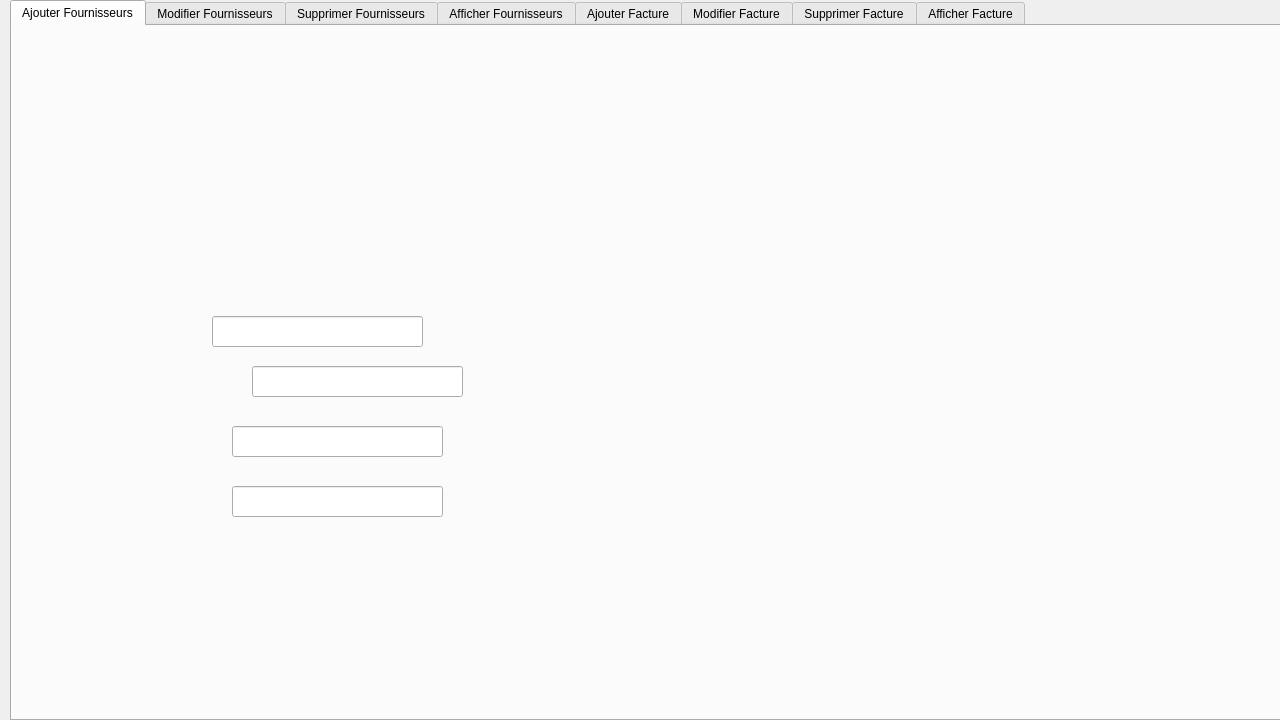
<?xml version="1.0" encoding="UTF-8"?>
<ui version="4.0">
 <class>fournisseurs</class>
 <widget class="QDialog" name="fournisseurs">
  <property name="geometry">
   <rect>
    <x>0</x>
    <y>0</y>
    <width>1280</width>
    <height>720</height>
   </rect>
  </property>
  <property name="minimumSize">
   <size>
    <width>1280</width>
    <height>720</height>
   </size>
  </property>
  <property name="maximumSize">
   <size>
    <width>1280</width>
    <height>720</height>
   </size>
  </property>
  <property name="baseSize">
   <size>
    <width>1280</width>
    <height>720</height>
   </size>
  </property>
  <property name="windowTitle">
   <string>MED++</string>
  </property>
  <widget class="QTabWidget" name="tabWidget">
   <property name="geometry">
    <rect>
     <x>10</x>
     <y>0</y>
     <width>1291</width>
     <height>721</height>
    </rect>
   </property>
   <property name="currentIndex">
    <number>0</number>
   </property>
   <widget class="QWidget" name="tab">
    <attribute name="title">
     <string>Ajouter Fournisseurs</string>
    </attribute>
    <widget class="QWidget" name="widget" native="true">
     <property name="geometry">
      <rect>
       <x>0</x>
       <y>0</y>
       <width>1281</width>
       <height>701</height>
      </rect>
     </property>
     <property name="styleSheet">
      <string notr="true">QWidget#widget{
	background-image: url(:/AjoutFournissuer.png);
}
</string>
     </property>
     <widget class="QWidget" name="widget_2" native="true">
      <property name="geometry">
       <rect>
        <x>1100</x>
        <y>410</y>
        <width>121</width>
        <height>41</height>
       </rect>
      </property>
      <widget class="QPushButton" name="save">
       <property name="geometry">
        <rect>
         <x>20</x>
         <y>-10</y>
         <width>121</width>
         <height>51</height>
        </rect>
       </property>
       <property name="styleSheet">
        <string notr="true">QPushButton{
border-style:solid;

background-color:#AARRGGBB ;
color:#fff;
border-radius:7px;
}
</string>
       </property>
       <property name="text">
        <string/>
       </property>
      </widget>
     </widget>
     <widget class="QWidget" name="widget_3" native="true">
      <property name="geometry">
       <rect>
        <x>1150</x>
        <y>60</y>
        <width>111</width>
        <height>41</height>
       </rect>
      </property>
      <widget class="QPushButton" name="retour">
       <property name="geometry">
        <rect>
         <x>0</x>
         <y>0</y>
         <width>111</width>
         <height>41</height>
        </rect>
       </property>
       <property name="styleSheet">
        <string notr="true">QPushButton{
border-style:solid;

background-color:#AARRGGBB ;
color:#fff;
border-radius:7px;
}

</string>
       </property>
       <property name="text">
        <string/>
       </property>
      </widget>
     </widget>
     <widget class="QLineEdit" name="ID_FOURNISSEUR_1">
      <property name="geometry">
       <rect>
        <x>200</x>
        <y>290</y>
        <width>211</width>
        <height>31</height>
       </rect>
      </property>
     </widget>
     <widget class="QLineEdit" name="NOM_FOURNISSEUR_1">
      <property name="geometry">
       <rect>
        <x>240</x>
        <y>340</y>
        <width>211</width>
        <height>31</height>
       </rect>
      </property>
     </widget>
     <widget class="QLineEdit" name="TYPE_PRODUIT_1">
      <property name="geometry">
       <rect>
        <x>220</x>
        <y>400</y>
        <width>211</width>
        <height>31</height>
       </rect>
      </property>
     </widget>
     <widget class="QLineEdit" name="DUREE_CONTRAT_1">
      <property name="geometry">
       <rect>
        <x>220</x>
        <y>460</y>
        <width>211</width>
        <height>31</height>
       </rect>
      </property>
     </widget>
    </widget>
   </widget>
   <widget class="QWidget" name="tab_2">
    <attribute name="title">
     <string>Modifier Fournisseurs</string>
    </attribute>
    <widget class="QWidget" name="widget_6" native="true">
     <property name="geometry">
      <rect>
       <x>0</x>
       <y>0</y>
       <width>1281</width>
       <height>711</height>
      </rect>
     </property>
     <property name="styleSheet">
      <string notr="true">QWidget#widget_6
{
	background-image: url(:/ModifFourni.png);
}
</string>
     </property>
     <widget class="QPushButton" name="pushButton_2">
      <property name="geometry">
       <rect>
        <x>600</x>
        <y>170</y>
        <width>121</width>
        <height>41</height>
       </rect>
      </property>
      <property name="styleSheet">
       <string notr="true">QPushButton{
border-style:solid;

background-color:#AARRGGBB ;
color:#fff;
border-radius:7px;
}


</string>
      </property>
      <property name="text">
       <string/>
      </property>
     </widget>
     <widget class="QPushButton" name="retour_2">
      <property name="geometry">
       <rect>
        <x>1150</x>
        <y>60</y>
        <width>111</width>
        <height>41</height>
       </rect>
      </property>
      <property name="styleSheet">
       <string notr="true">QPushButton{
border-style:solid;

background-color:#AARRGGBB ;
color:#fff;
border-radius:7px;
}

</string>
      </property>
      <property name="text">
       <string/>
      </property>
     </widget>
     <widget class="QPushButton" name="pushButton_5">
      <property name="geometry">
       <rect>
        <x>1110</x>
        <y>410</y>
        <width>121</width>
        <height>41</height>
       </rect>
      </property>
      <property name="styleSheet">
       <string notr="true">QPushButton{
border-style:solid;

background-color:#AARRGGBB ;
color:#fff;
border-radius:7px;
}


</string>
      </property>
      <property name="text">
       <string/>
      </property>
     </widget>
     <widget class="QLineEdit" name="ID_FOURNISSEUR_2">
      <property name="geometry">
       <rect>
        <x>200</x>
        <y>320</y>
        <width>211</width>
        <height>31</height>
       </rect>
      </property>
     </widget>
     <widget class="QLineEdit" name="NOM_FOURNISSEUR_2">
      <property name="geometry">
       <rect>
        <x>250</x>
        <y>380</y>
        <width>211</width>
        <height>31</height>
       </rect>
      </property>
     </widget>
     <widget class="QLineEdit" name="TYPE_PRODUIT_2">
      <property name="geometry">
       <rect>
        <x>220</x>
        <y>430</y>
        <width>211</width>
        <height>31</height>
       </rect>
      </property>
     </widget>
     <widget class="QLineEdit" name="DUREE_CONTRAT_2">
      <property name="geometry">
       <rect>
        <x>220</x>
        <y>490</y>
        <width>211</width>
        <height>31</height>
       </rect>
      </property>
     </widget>
     <widget class="QComboBox" name="comboBox_55">
      <property name="geometry">
       <rect>
        <x>420</x>
        <y>180</y>
        <width>131</width>
        <height>22</height>
       </rect>
      </property>
     </widget>
     <widget class="QGraphicsView" name="graphicsView">
      <property name="geometry">
       <rect>
        <x>710</x>
        <y>250</y>
        <width>256</width>
        <height>192</height>
       </rect>
      </property>
      <property name="resizeAnchor">
       <enum>QGraphicsView::NoAnchor</enum>
      </property>
      <property name="optimizationFlags">
       <set>QGraphicsView::DontClipPainter|QGraphicsView::DontSavePainterState</set>
      </property>
     </widget>
     <widget class="QPushButton" name="pushButton_21">
      <property name="geometry">
       <rect>
        <x>560</x>
        <y>170</y>
        <width>31</width>
        <height>31</height>
       </rect>
      </property>
      <property name="styleSheet">
       <string notr="true">QPushButton{
border-style:solid;

background-color:#AARRGGBB ;
color:#fff;
border-radius:7px;
}

</string>
      </property>
      <property name="text">
       <string/>
      </property>
     </widget>
    </widget>
   </widget>
   <widget class="QWidget" name="tab_3">
    <attribute name="title">
     <string>Supprimer Fournisseurs</string>
    </attribute>
    <widget class="QWidget" name="widget_7" native="true">
     <property name="geometry">
      <rect>
       <x>0</x>
       <y>0</y>
       <width>1281</width>
       <height>691</height>
      </rect>
     </property>
     <property name="styleSheet">
      <string notr="true">QWidget#widget_7
{
	background-image: url(:/SupprimeFourni.png);
}
</string>
     </property>
     <widget class="QWidget" name="widget_8" native="true">
      <property name="geometry">
       <rect>
        <x>1150</x>
        <y>60</y>
        <width>111</width>
        <height>41</height>
       </rect>
      </property>
      <widget class="QPushButton" name="pushButton_3">
       <property name="geometry">
        <rect>
         <x>0</x>
         <y>0</y>
         <width>111</width>
         <height>41</height>
        </rect>
       </property>
       <property name="styleSheet">
        <string notr="true">QPushButton{
border-style:solid;

background-color:#AARRGGBB ;
color:#fff;
border-radius:7px;
}</string>
       </property>
       <property name="text">
        <string/>
       </property>
      </widget>
     </widget>
     <widget class="QWidget" name="widget_9" native="true">
      <property name="geometry">
       <rect>
        <x>1110</x>
        <y>630</y>
        <width>121</width>
        <height>41</height>
       </rect>
      </property>
      <widget class="QPushButton" name="Delete">
       <property name="geometry">
        <rect>
         <x>-10</x>
         <y>-20</y>
         <width>121</width>
         <height>41</height>
        </rect>
       </property>
       <property name="styleSheet">
        <string notr="true">QPushButton{
border-style:solid;

background-color:#AARRGGBB ;
color:#fff;
border-radius:7px;
}</string>
       </property>
       <property name="text">
        <string/>
       </property>
      </widget>
      <widget class="QPushButton" name="pushButton_20">
       <property name="geometry">
        <rect>
         <x>-10</x>
         <y>0</y>
         <width>131</width>
         <height>51</height>
        </rect>
       </property>
       <property name="text">
        <string>Supprimer</string>
       </property>
      </widget>
     </widget>
     <widget class="QTextEdit" name="textEdit_2">
      <property name="geometry">
       <rect>
        <x>620</x>
        <y>350</y>
        <width>491</width>
        <height>231</height>
       </rect>
      </property>
     </widget>
     <widget class="QLineEdit" name="lineEdit_525">
      <property name="geometry">
       <rect>
        <x>180</x>
        <y>420</y>
        <width>201</width>
        <height>31</height>
       </rect>
      </property>
     </widget>
     <widget class="QPushButton" name="pushButton_17">
      <property name="geometry">
       <rect>
        <x>820</x>
        <y>630</y>
        <width>75</width>
        <height>23</height>
       </rect>
      </property>
      <property name="text">
       <string>imprimer</string>
      </property>
     </widget>
    </widget>
   </widget>
   <widget class="QWidget" name="tab_4">
    <attribute name="title">
     <string>Afficher Fournisseurs</string>
    </attribute>
    <widget class="QWidget" name="widget_4" native="true">
     <property name="geometry">
      <rect>
       <x>0</x>
       <y>0</y>
       <width>1281</width>
       <height>711</height>
      </rect>
     </property>
     <property name="styleSheet">
      <string notr="true">QWidget#widget_4
{

	background-image: url(:/AffFournissuer.png);
}</string>
     </property>
     <widget class="QTableView" name="TabPers">
      <property name="geometry">
       <rect>
        <x>20</x>
        <y>230</y>
        <width>761</width>
        <height>461</height>
       </rect>
      </property>
      <property name="textElideMode">
       <enum>Qt::ElideMiddle</enum>
      </property>
     </widget>
     <widget class="QWidget" name="widget_5" native="true">
      <property name="geometry">
       <rect>
        <x>1150</x>
        <y>60</y>
        <width>120</width>
        <height>41</height>
       </rect>
      </property>
      <widget class="QPushButton" name="pushButton">
       <property name="geometry">
        <rect>
         <x>0</x>
         <y>0</y>
         <width>111</width>
         <height>41</height>
        </rect>
       </property>
       <property name="styleSheet">
        <string notr="true">QPushButton{
border-style:solid;

background-color:#AARRGGBB ;
color:#fff;
border-radius:7px;
}</string>
       </property>
       <property name="text">
        <string/>
       </property>
      </widget>
     </widget>
     <widget class="QLineEdit" name="lineEdit_4">
      <property name="geometry">
       <rect>
        <x>1060</x>
        <y>200</y>
        <width>161</width>
        <height>20</height>
       </rect>
      </property>
     </widget>
     <widget class="QRadioButton" name="radioButton_5">
      <property name="geometry">
       <rect>
        <x>180</x>
        <y>170</y>
        <width>121</width>
        <height>61</height>
       </rect>
      </property>
      <property name="text">
       <string>Nom ↓</string>
      </property>
     </widget>
     <widget class="QRadioButton" name="radioButton_6">
      <property name="geometry">
       <rect>
        <x>40</x>
        <y>170</y>
        <width>121</width>
        <height>61</height>
       </rect>
      </property>
      <property name="text">
       <string>Duree ↑</string>
      </property>
     </widget>
     <widget class="QGraphicsView" name="graphicsView_2">
      <property name="geometry">
       <rect>
        <x>880</x>
        <y>340</y>
        <width>341</width>
        <height>311</height>
       </rect>
      </property>
      <property name="cursor" stdset="0">
       <cursorShape>OpenHandCursor</cursorShape>
      </property>
      <property name="mouseTracking">
       <bool>true</bool>
      </property>
      <property name="tabletTracking">
       <bool>true</bool>
      </property>
      <property name="contextMenuPolicy">
       <enum>Qt::ActionsContextMenu</enum>
      </property>
      <property name="autoFillBackground">
       <bool>false</bool>
      </property>
      <property name="frameShape">
       <enum>QFrame::StyledPanel</enum>
      </property>
      <property name="frameShadow">
       <enum>QFrame::Raised</enum>
      </property>
     </widget>
     <widget class="QPushButton" name="pushButton_18">
      <property name="geometry">
       <rect>
        <x>870</x>
        <y>180</y>
        <width>171</width>
        <height>51</height>
       </rect>
      </property>
      <property name="font">
       <font>
        <family>Century Gothic</family>
        <pointsize>22</pointsize>
        <weight>75</weight>
        <italic>false</italic>
        <bold>true</bold>
        <underline>false</underline>
        <strikeout>false</strikeout>
        <stylestrategy>PreferDefault</stylestrategy>
        <kerning>true</kerning>
       </font>
      </property>
      <property name="tabletTracking">
       <bool>false</bool>
      </property>
      <property name="autoFillBackground">
       <bool>false</bool>
      </property>
      <property name="text">
       <string>Chercher</string>
      </property>
      <property name="flat">
       <bool>true</bool>
      </property>
     </widget>
    </widget>
   </widget>
   <widget class="QWidget" name="tab_5">
    <attribute name="title">
     <string>Ajouter Facture</string>
    </attribute>
    <widget class="QWidget" name="widget_13" native="true">
     <property name="geometry">
      <rect>
       <x>0</x>
       <y>0</y>
       <width>1281</width>
       <height>691</height>
      </rect>
     </property>
     <property name="styleSheet">
      <string notr="true">QWidget#widget_13
{
	background-image: url(:/AjouterFacture.png);
}</string>
     </property>
     <widget class="QPushButton" name="pushButton_19">
      <property name="geometry">
       <rect>
        <x>1120</x>
        <y>400</y>
        <width>121</width>
        <height>41</height>
       </rect>
      </property>
      <property name="styleSheet">
       <string notr="true">QPushButton{
border-style:solid;

background-color:#AARRGGBB ;
color:#fff;
border-radius:7px;
}


</string>
      </property>
      <property name="text">
       <string/>
      </property>
     </widget>
     <widget class="QPushButton" name="pushButton_7">
      <property name="geometry">
       <rect>
        <x>1140</x>
        <y>60</y>
        <width>121</width>
        <height>41</height>
       </rect>
      </property>
      <property name="styleSheet">
       <string notr="true">QPushButton{
border-style:solid;

background-color:#AARRGGBB ;
color:#fff;
border-radius:7px;
}


</string>
      </property>
      <property name="text">
       <string/>
      </property>
     </widget>
     <widget class="QLineEdit" name="ID_FACTURE">
      <property name="geometry">
       <rect>
        <x>160</x>
        <y>280</y>
        <width>211</width>
        <height>31</height>
       </rect>
      </property>
     </widget>
     <widget class="QLineEdit" name="ETAT">
      <property name="geometry">
       <rect>
        <x>230</x>
        <y>460</y>
        <width>211</width>
        <height>31</height>
       </rect>
      </property>
     </widget>
     <widget class="QLineEdit" name="ORDRE_DE">
      <property name="geometry">
       <rect>
        <x>280</x>
        <y>510</y>
        <width>211</width>
        <height>31</height>
       </rect>
      </property>
     </widget>
     <widget class="QDateEdit" name="dateEdit_2">
      <property name="geometry">
       <rect>
        <x>170</x>
        <y>350</y>
        <width>181</width>
        <height>31</height>
       </rect>
      </property>
      <property name="displayFormat">
       <string>d/M/yyyy</string>
      </property>
     </widget>
     <widget class="QLineEdit" name="RIB">
      <property name="geometry">
       <rect>
        <x>120</x>
        <y>400</y>
        <width>211</width>
        <height>31</height>
       </rect>
      </property>
     </widget>
    </widget>
   </widget>
   <widget class="QWidget" name="tab_6">
    <attribute name="title">
     <string>Modifier Facture</string>
    </attribute>
    <widget class="QWidget" name="widget_12" native="true">
     <property name="geometry">
      <rect>
       <x>0</x>
       <y>0</y>
       <width>1281</width>
       <height>691</height>
      </rect>
     </property>
     <property name="styleSheet">
      <string notr="true">QWidget#widget_12
{
	background-image: url(:/ModifierFact.png);
}</string>
     </property>
     <widget class="QPushButton" name="pushButton_9">
      <property name="geometry">
       <rect>
        <x>610</x>
        <y>170</y>
        <width>121</width>
        <height>41</height>
       </rect>
      </property>
      <property name="styleSheet">
       <string notr="true">QPushButton{
border-style:solid;

background-color:#AARRGGBB ;
color:#fff;
border-radius:7px;
}


</string>
      </property>
      <property name="text">
       <string/>
      </property>
     </widget>
     <widget class="QPushButton" name="pushButton_8">
      <property name="geometry">
       <rect>
        <x>560</x>
        <y>180</y>
        <width>31</width>
        <height>31</height>
       </rect>
      </property>
      <property name="styleSheet">
       <string notr="true">QPushButton{
border-style:solid;

background-color:#AARRGGBB ;
color:#fff;
border-radius:7px;
}

</string>
      </property>
      <property name="text">
       <string/>
      </property>
     </widget>
     <widget class="QPushButton" name="pushButton_10">
      <property name="geometry">
       <rect>
        <x>1150</x>
        <y>60</y>
        <width>121</width>
        <height>41</height>
       </rect>
      </property>
      <property name="styleSheet">
       <string notr="true">QPushButton{
border-style:solid;

background-color:#AARRGGBB ;
color:#fff;
border-radius:7px;
}


</string>
      </property>
      <property name="text">
       <string/>
      </property>
     </widget>
     <widget class="QPushButton" name="pushButton_11">
      <property name="geometry">
       <rect>
        <x>1120</x>
        <y>400</y>
        <width>121</width>
        <height>41</height>
       </rect>
      </property>
      <property name="styleSheet">
       <string notr="true">QPushButton{
border-style:solid;

background-color:#AARRGGBB ;
color:#fff;
border-radius:7px;
}


</string>
      </property>
      <property name="text">
       <string/>
      </property>
     </widget>
     <widget class="QComboBox" name="comboBox">
      <property name="geometry">
       <rect>
        <x>420</x>
        <y>180</y>
        <width>131</width>
        <height>22</height>
       </rect>
      </property>
     </widget>
     <widget class="QLineEdit" name="ID_FACTURE_2">
      <property name="geometry">
       <rect>
        <x>160</x>
        <y>290</y>
        <width>211</width>
        <height>31</height>
       </rect>
      </property>
     </widget>
     <widget class="QLineEdit" name="RIB_2">
      <property name="geometry">
       <rect>
        <x>100</x>
        <y>400</y>
        <width>211</width>
        <height>31</height>
       </rect>
      </property>
     </widget>
     <widget class="QLineEdit" name="ETAT_2">
      <property name="geometry">
       <rect>
        <x>220</x>
        <y>460</y>
        <width>211</width>
        <height>31</height>
       </rect>
      </property>
     </widget>
     <widget class="QLineEdit" name="ORDER_de_2">
      <property name="geometry">
       <rect>
        <x>280</x>
        <y>520</y>
        <width>211</width>
        <height>31</height>
       </rect>
      </property>
     </widget>
     <widget class="QDateEdit" name="DATE_FACT_2">
      <property name="geometry">
       <rect>
        <x>180</x>
        <y>340</y>
        <width>181</width>
        <height>31</height>
       </rect>
      </property>
      <property name="displayFormat">
       <string>d/M/yyyy</string>
      </property>
     </widget>
     <widget class="QToolButton" name="toolButton">
      <property name="geometry">
       <rect>
        <x>780</x>
        <y>180</y>
        <width>101</width>
        <height>31</height>
       </rect>
      </property>
      <property name="text">
       <string>...</string>
      </property>
     </widget>
    </widget>
   </widget>
   <widget class="QWidget" name="tab_7">
    <attribute name="title">
     <string>Supprimer Facture</string>
    </attribute>
    <widget class="QWidget" name="widget_11" native="true">
     <property name="geometry">
      <rect>
       <x>0</x>
       <y>0</y>
       <width>1281</width>
       <height>691</height>
      </rect>
     </property>
     <property name="styleSheet">
      <string notr="true">QWidget#widget_11
{
background-image: url(:/SuppFact.png);
}
</string>
     </property>
     <widget class="QPushButton" name="pushButton_12">
      <property name="geometry">
       <rect>
        <x>1140</x>
        <y>60</y>
        <width>121</width>
        <height>41</height>
       </rect>
      </property>
      <property name="styleSheet">
       <string notr="true">QPushButton{
border-style:solid;

background-color:#AARRGGBB ;
color:#fff;
border-radius:7px;
}


</string>
      </property>
      <property name="text">
       <string/>
      </property>
     </widget>
     <widget class="QTextEdit" name="textEdit">
      <property name="geometry">
       <rect>
        <x>650</x>
        <y>330</y>
        <width>491</width>
        <height>231</height>
       </rect>
      </property>
     </widget>
     <widget class="QPushButton" name="pushButton_14">
      <property name="geometry">
       <rect>
        <x>850</x>
        <y>590</y>
        <width>75</width>
        <height>23</height>
       </rect>
      </property>
      <property name="text">
       <string>imprimer</string>
      </property>
     </widget>
     <widget class="QPushButton" name="pushButton_15">
      <property name="geometry">
       <rect>
        <x>1110</x>
        <y>620</y>
        <width>131</width>
        <height>51</height>
       </rect>
      </property>
      <property name="text">
       <string>Supprimer</string>
      </property>
     </widget>
     <widget class="QLineEdit" name="lineEdit_2">
      <property name="geometry">
       <rect>
        <x>160</x>
        <y>400</y>
        <width>201</width>
        <height>31</height>
       </rect>
      </property>
     </widget>
    </widget>
   </widget>
   <widget class="QWidget" name="tab_8">
    <attribute name="title">
     <string>Afficher Facture</string>
    </attribute>
    <widget class="QWidget" name="widget_10" native="true">
     <property name="geometry">
      <rect>
       <x>0</x>
       <y>0</y>
       <width>1281</width>
       <height>691</height>
      </rect>
     </property>
     <property name="styleSheet">
      <string notr="true">QWidget#widget_10
{
	background-image: url(:/AffichFact.png);
}
</string>
     </property>
     <widget class="QTableView" name="TabPers_2">
      <property name="geometry">
       <rect>
        <x>0</x>
        <y>230</y>
        <width>1281</width>
        <height>461</height>
       </rect>
      </property>
      <property name="textElideMode">
       <enum>Qt::ElideMiddle</enum>
      </property>
     </widget>
     <widget class="QPushButton" name="pushButton_13">
      <property name="geometry">
       <rect>
        <x>1140</x>
        <y>60</y>
        <width>121</width>
        <height>41</height>
       </rect>
      </property>
      <property name="styleSheet">
       <string notr="true">QPushButton{
border-style:solid;

background-color:#AARRGGBB ;
color:#fff;
border-radius:7px;
}


</string>
      </property>
      <property name="text">
       <string/>
      </property>
     </widget>
     <widget class="QLineEdit" name="lineEdit">
      <property name="geometry">
       <rect>
        <x>1030</x>
        <y>190</y>
        <width>161</width>
        <height>20</height>
       </rect>
      </property>
     </widget>
     <widget class="QRadioButton" name="radioButton_2">
      <property name="geometry">
       <rect>
        <x>40</x>
        <y>170</y>
        <width>91</width>
        <height>61</height>
       </rect>
      </property>
      <property name="text">
       <string>ID ↑</string>
      </property>
     </widget>
     <widget class="QRadioButton" name="radioButton_7">
      <property name="geometry">
       <rect>
        <x>150</x>
        <y>170</y>
        <width>121</width>
        <height>61</height>
       </rect>
      </property>
      <property name="text">
       <string>Ordre de  ↓</string>
      </property>
     </widget>
     <widget class="QRadioButton" name="radioButton_4">
      <property name="geometry">
       <rect>
        <x>290</x>
        <y>170</y>
        <width>121</width>
        <height>61</height>
       </rect>
      </property>
      <property name="text">
       <string>ETAT ↑</string>
      </property>
     </widget>
     <widget class="QPushButton" name="pushButton_16">
      <property name="geometry">
       <rect>
        <x>840</x>
        <y>170</y>
        <width>171</width>
        <height>51</height>
       </rect>
      </property>
      <property name="font">
       <font>
        <family>Century Gothic</family>
        <pointsize>22</pointsize>
        <weight>75</weight>
        <italic>false</italic>
        <bold>true</bold>
        <underline>false</underline>
        <strikeout>false</strikeout>
        <stylestrategy>PreferDefault</stylestrategy>
        <kerning>true</kerning>
       </font>
      </property>
      <property name="tabletTracking">
       <bool>false</bool>
      </property>
      <property name="autoFillBackground">
       <bool>false</bool>
      </property>
      <property name="text">
       <string>Chercher</string>
      </property>
      <property name="flat">
       <bool>true</bool>
      </property>
     </widget>
    </widget>
   </widget>
  </widget>
 </widget>
 <resources/>
 <connections/>
</ui>
